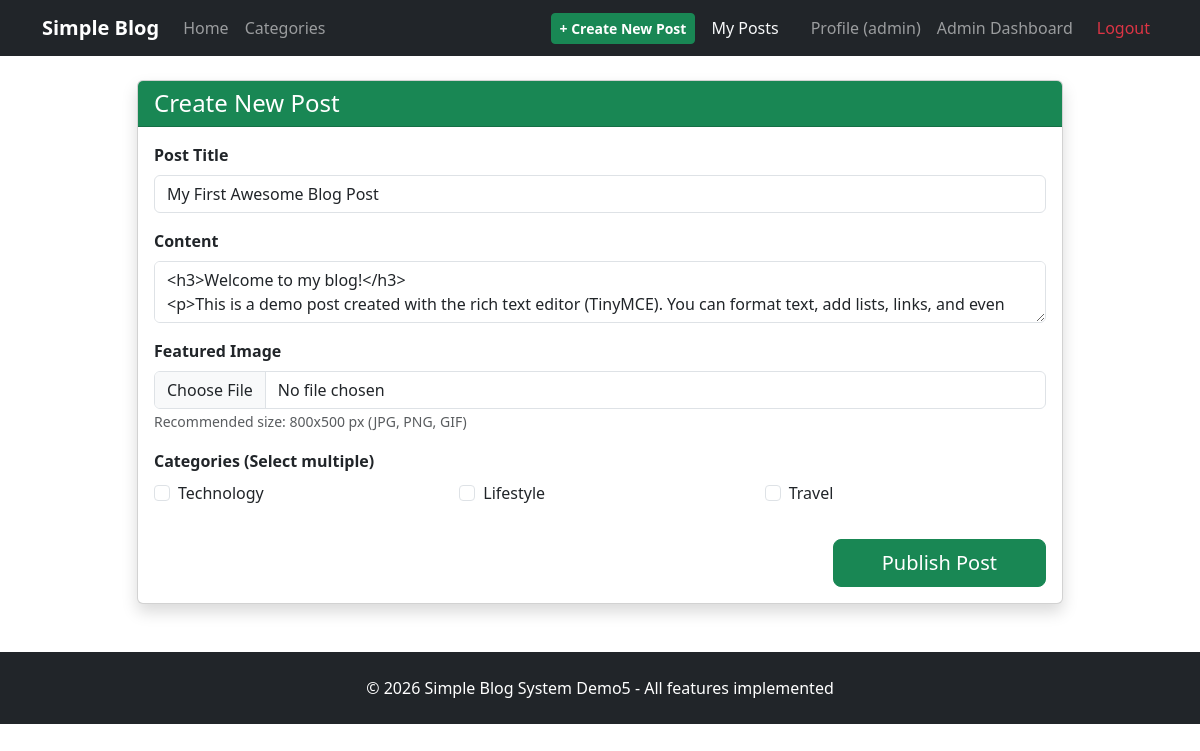
The page /PHP01/Projects/Project_1_Simple_Blog_System/demo5/index.php?controller=post&action=create (signed in) on the database its author committed.
### tables this page shows
CREATE TABLE `categories` (
  `id` int(11) NOT NULL,
  `name` varchar(100) NOT NULL,
  `slug` varchar(100) NOT NULL
);

### controllers/PostController.php (called while the page is built, shortened)
<?php
class PostController {
    private $categoryModel;
    public function __construct() {
        $this->categoryModel = new Category();
    }
    public function create() {
        $categories = $this->categoryModel->getAll();
        require "views/posts/create.php";
    }
}
?>

### models/Category.php (called while the page is built, shortened)
<?php
class Category {
    private $pdo;
    public function __construct() { global $pdo; $this->pdo = $pdo; }
    public function getAll() {
        $stmt = $this->pdo->prepare("SELECT * FROM categories");
        $stmt->execute();
        return $stmt->fetchAll();
    }
}
?>

### views/posts/create.php (the view, shortened to what this page needs)
<?php require "views/layouts/header.php"; ?>
<div class="row justify-content-center">
    <div class="col-lg-10">
        <div class="card shadow">
            <div class="card-header bg-success text-white">
                <h4 class="mb-0">Create New Post</h4>
            </div>
            <div class="card-body">
                <form method="POST" enctype="multipart/form-data" action="<?php echo BASE_URL; ?>index.php?controller=post&action=create">
                    <div class="mb-3">
                        <label class="form-label fw-bold">Post Title</label>
                        <input type="text"
                               name="title"
                               class="form-control"
                               value="My First Awesome Blog Post"
                               placeholder="Enter post title"
                               required>
                    </div>
                    <div class="mb-3">
                        <label class="form-label fw-bold">Content</label>
                        <textarea id="content" name="content" class="form-control">
&lt;h3&gt;Welcome to my blog!&lt;/h3&gt;
&lt;p&gt;This is a demo post created with the rich text editor (TinyMCE). You can format text, add lists, links, and even images.&lt;/p&gt;
&lt;p&gt;Feel free to edit this content as you like.&lt;/p&gt;
                        </textarea>
                    </div>
                    <div class="mb-3">
                        <label class="form-label fw-bold">Featured Image</label>
                        <input type="file" name="featured_image" class="form-control" accept="image/*">
                        <small class="text-muted">Recommended size: 800x500 px (JPG, PNG, GIF)</small>
                    </div>
                    <div class="mb-4">
                        <label class="form-label fw-bold">Categories (Select multiple)</label>
                        <div class="row">
                            <?php foreach ($categories as $cat): ?>
                            <div class="col-md-4 mb-2">
                                <div class="form-check">
                                    <input type="checkbox"
                                           name="categories[]"
                                           value="<?php echo $cat['id']; ?>"
                                           class="form-check-input"
                                           id="cat<?php echo $cat['id']; ?>">
                                    <label class="form-check-label" for="cat<?php echo $cat['id']; ?>">
                                        <?php echo htmlspecialchars($cat['name']); ?>
                                    </label>
                                </div>
                            </div>
                            <?php endforeach; ?>
                        </div>
                    </div>
                    <div class="d-grid gap-2 d-md-flex justify-content-md-end">
                        <button type="submit" class="btn btn-success btn-lg px-5">Publish Post</button>
                    </div>
                </form>
            </div>
        </div>
    </div>
</div>
<?php require "views/layouts/footer.php"; ?>

### rows shown on the page
categories: name "Technology"
categories: name "Lifestyle"
categories: name "Travel"

### other values the page prints
$_SESSION["username"] "admin"
